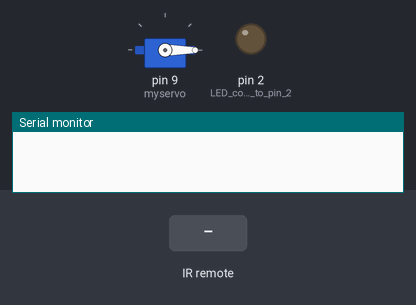
Bench run of a sketch on a simulated Arduino Uno, built with avr-gcc and run on an emulated ATmega328P. On the bench: servo, output pins drawn as LEDs (lit = HIGH), the last lines printed to the serial monitor. The test bench sets the inputs (shaded band).

Above: at 1.2 s.
1.3 s: infrared code 0x9716BE3F received
At 1.45 s:
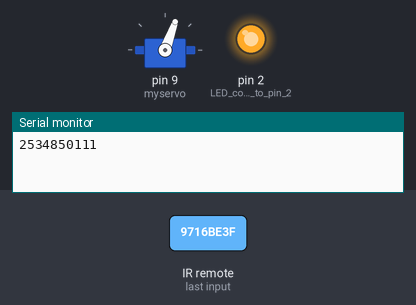
4.3 s: infrared code 0xFF18E7 received
7.3 s: infrared code 0xFF6897 received
At 7.78 s:
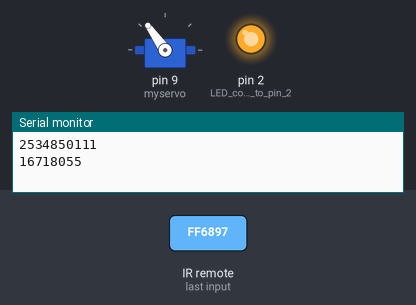
10.3 s: infrared code 0xFF7A85 received
At 11.36 s:
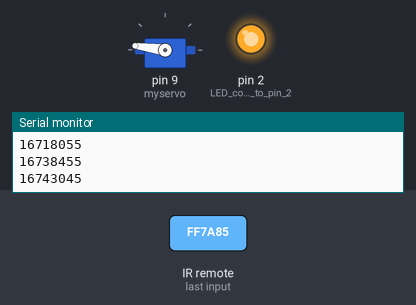
13.3 s: infrared code 0xC101E57B received
At 13.49 s:
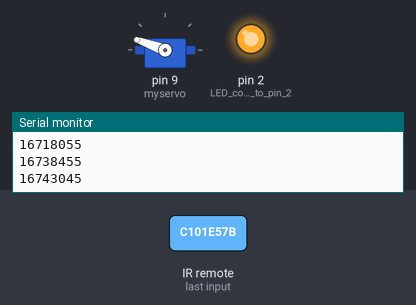
Timing chart, 0 to 16.3 s (numbered marks = the images above; inputs shaded):
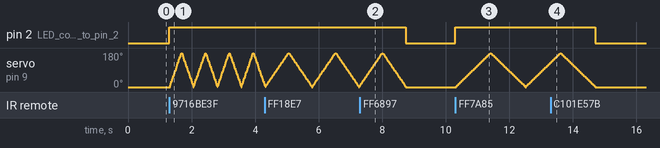

Measured:
- after the input at 7.3 s, pin 2 (LED_connected_to_pin_2): HIGH → LOW after 1.4 s; servo on pin 9 (myservo): goes on until 8.7 s, then stays 0°
- after the input at 10.3 s, pin 2 (LED_connected_to_pin_2): LOW → HIGH at once
- after the input at 13.3 s, pin 2 (LED_connected_to_pin_2): HIGH → LOW after 1.4 s; servo on pin 9 (myservo): goes on until 14.7 s, then stays 0°

The sketch:

bounce_bed.ino
```cpp
#include <IRremote.h>
#include <IRremoteInt.h>
#include <Servo.h>

//defining values of the pressed button:
//seems a single button throws out 2 different values randomly
#define code1 2534850111 //decimal value of button 1
#define code3 16724175   //another decimal value of button 1
#define code2 16738455   //decimal value of button 0
#define code4 3238126971   //another decimal value of button 0
#define code5 16718055    //decimal value of button 2
#define code6 1033561079   //another decimal value of button 2
#define code7 16743045    //decimal value of button 3
#define code8 1635910171   //another decimal value of button 3


Servo myservo; // servo object
int RECV_PIN = 11; //receiveing pin IR remote

//possible modes for servo
const int SERVO_MODE_1 = 1;
const int SERVO_MODE_2 = 2;
const int SERVO_MODE_3 = 3;
const int SERVO_STOP = 0;

int pos = 0;    //position for servo

int servomode;  //initial state of  servo

IRrecv irrecv(RECV_PIN);

decode_results results;

void setup()
{
  Serial.begin(9600);
  irrecv.enableIRIn();  //start the receiver
  myservo.attach(9);    //servo connected to pin 9
  pinMode(2, OUTPUT);   //LED connected to pin 2
}


void loop()
{
  if (irrecv.decode(&results))
  {
    irrecv.resume();
    Serial.println(results.value, DEC); //show the decimal value of the pressed button
    irrecv.resume();  //receive the next value
  }

  switch(results.value)
  {
    case code1:
      servomode = SERVO_MODE_1;
      break;

    case code3:
      servomode = SERVO_MODE_1;
      break;

    case code2:
      servomode = SERVO_STOP;
      break;

    case code4:
      servomode = SERVO_STOP;
      break;

   case code5:
      servomode = SERVO_MODE_2;
      break;

   case code6:
      servomode = SERVO_MODE_2;
      break;

   case code7:
      servomode = SERVO_MODE_3;

   case code8:
      servomode = SERVO_MODE_3;

    default:
      break;
  }

  switch(servomode)
  {
    case SERVO_MODE_1:
      digitalWrite(2, HIGH); //turn the led on

      //servo goes form 0 to 180 degrees in steps of 1 degree
      for (pos = 0; pos <= 180; pos += 1)
      {
        myservo.write(pos);
        delay(2);     //delay for 2 millisecond
      }

      //servo goes back from 180 to 0 degrees with 1 degree step
      for (pos = 180; pos >= 0; pos -= 1)
      {
        myservo.write(pos);
        delay(2);   //delay for 2 millisecond
      }
      break;

    case SERVO_MODE_2:
      digitalWrite(2, HIGH); //turn the led on

      //servo goes form 0 to 180 degrees in steps of 1 degree
      for (pos = 0; pos <= 180; pos += 1)
      {
        myservo.write(pos);
        delay(4);   //delay for 4 millisecond
      }

      //servo goes back from 180 to 0 degrees with 1 degree step
      for (pos = 180; pos >= 0; pos -= 1)
      {
        myservo.write(pos);
        delay(4);    //delay for 4 millisecond
      }
      break;

    case SERVO_MODE_3:
      digitalWrite(2, HIGH); //turn the led on

      //servo goes form 0 to 180 degrees in steps of 1 degree
      for (pos = 0; pos <= 180; pos += 1)
      {
        myservo.write(pos);
        delay(6);     //delay for 6 millisecond
      }

      //servo goes back from 180 to 0 degrees with 1 degree step
      for (pos = 180; pos >= 0; pos -= 1)
      {
        myservo.write(pos);
        delay(6);   //delay for 6 millisecond
      }
      break;

    case SERVO_STOP:
        digitalWrite(2, LOW);  // turn the led off
        myservo.write(pos);    // Servo goes back to 0 degree
        delay(5);
        break;

   default:
     break;
  }
}


 /*

 	FAILED MEHTOD

 switch(results.value)
     {
      case code1:
      digitalWrite(2,HIGH); //turn the led on
      for(pos = 0; pos <= 180; pos += 1){ //servo goes form 0 to 180 degrees in steps of 1 degree
      myservo.write(pos);
      delay(15);
      }
      for(pos = 180; pos >= 0; pos -= 1){ //servo goes back from 180 to 0 degrees with 1 degree step
      myservo.write(pos);
      delay(15);
      }


      case code3:
      digitalWrite(2,HIGH); //turn the led on
      for(pos = 0; pos <= 180; pos += 1){ //servo goes form 0 to 180 degrees in steps of 1 degree
      myservo.write(pos);
      delay(15);
      }
      for(pos = 180; pos >= 0; pos -= 1){ //servo goes back from 180 to 0 degrees with 1 degree step
      myservo.write(pos);
      delay(15);
      }

      //if(results.value == code2 || results.value == code4){
      case code2:
         digitalWrite(2, LOW);  // turn the led off
         myservo.write(pos);
         delay(15);
         break;

      case code4:
         digitalWrite(2, LOW);  // turn the led off
         myservo.write(pos);
         delay(15);
         break;

      default:
      break;
*/
```
